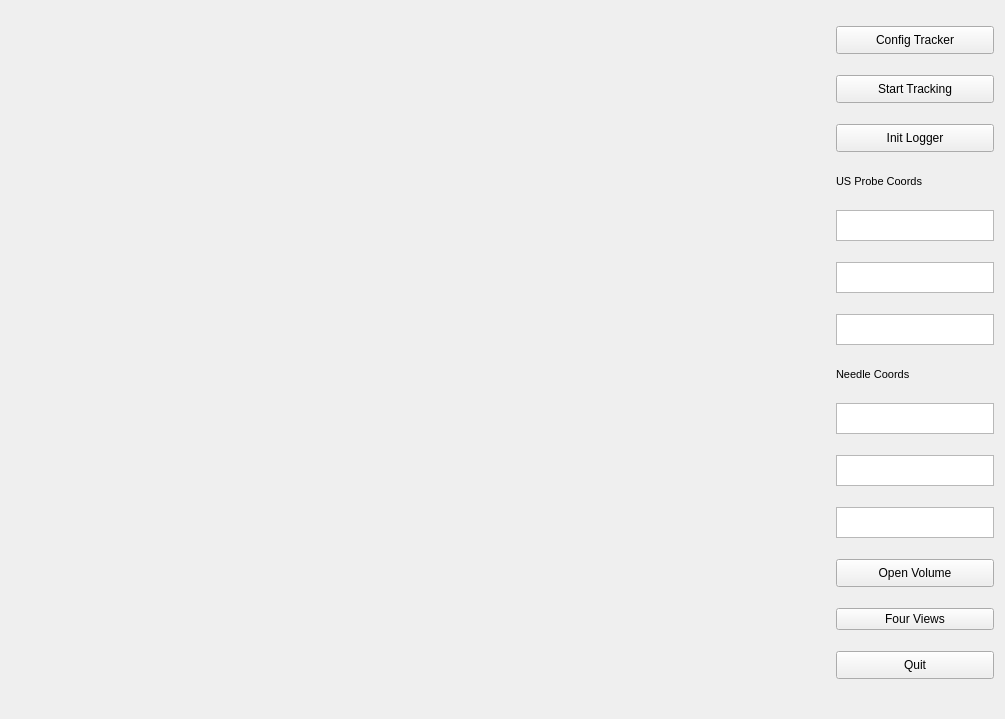
<?xml version="1.0" encoding="UTF-8"?>
<ui version="4.0">
 <class>Scene3DWidget</class>
 <widget class="QWidget" name="Scene3DWidget">
  <property name="geometry">
   <rect>
    <x>0</x>
    <y>0</y>
    <width>1005</width>
    <height>719</height>
   </rect>
  </property>
  <property name="sizePolicy">
   <sizepolicy hsizetype="Preferred" vsizetype="Preferred">
    <horstretch>0</horstretch>
    <verstretch>0</verstretch>
   </sizepolicy>
  </property>
  <property name="windowTitle">
   <string>Scene3DWidget</string>
  </property>
  <layout class="QHBoxLayout" name="horizontalLayout" stretch="90,0">
   <item>
    <widget class="QWidget" name="Display" native="true">
     <property name="sizePolicy">
      <sizepolicy hsizetype="Expanding" vsizetype="Expanding">
       <horstretch>0</horstretch>
       <verstretch>0</verstretch>
      </sizepolicy>
     </property>
    </widget>
   </item>
   <item>
    <layout class="QVBoxLayout" name="verticalLayout">
     <property name="sizeConstraint">
      <enum>QLayout::SetMinAndMaxSize</enum>
     </property>
     <item>
      <widget class="QPushButton" name="configTrackerBtn">
       <property name="maximumSize">
        <size>
         <width>158</width>
         <height>28</height>
        </size>
       </property>
       <property name="text">
        <string>Config Tracker</string>
       </property>
      </widget>
     </item>
     <item>
      <widget class="QPushButton" name="startTrackingBt">
       <property name="maximumSize">
        <size>
         <width>158</width>
         <height>28</height>
        </size>
       </property>
       <property name="text">
        <string>Start Tracking</string>
       </property>
      </widget>
     </item>
     <item>
      <widget class="QPushButton" name="initLoggetBt">
       <property name="maximumSize">
        <size>
         <width>158</width>
         <height>28</height>
        </size>
       </property>
       <property name="text">
        <string>Init Logger</string>
       </property>
      </widget>
     </item>
     <item>
      <widget class="QLabel" name="label">
       <property name="maximumSize">
        <size>
         <width>158</width>
         <height>16</height>
        </size>
       </property>
       <property name="font">
        <font>
         <pointsize>8</pointsize>
        </font>
       </property>
       <property name="text">
        <string>US Probe Coords</string>
       </property>
      </widget>
     </item>
     <item>
      <widget class="QTextEdit" name="usProbeX">
       <property name="minimumSize">
        <size>
         <width>158</width>
         <height>31</height>
        </size>
       </property>
       <property name="maximumSize">
        <size>
         <width>158</width>
         <height>31</height>
        </size>
       </property>
       <property name="font">
        <font>
         <pointsize>10</pointsize>
        </font>
       </property>
      </widget>
     </item>
     <item>
      <widget class="QTextEdit" name="usProbeY">
       <property name="maximumSize">
        <size>
         <width>158</width>
         <height>31</height>
        </size>
       </property>
       <property name="font">
        <font>
         <pointsize>10</pointsize>
        </font>
       </property>
      </widget>
     </item>
     <item>
      <widget class="QTextEdit" name="usProbeZ">
       <property name="maximumSize">
        <size>
         <width>158</width>
         <height>31</height>
        </size>
       </property>
      </widget>
     </item>
     <item>
      <widget class="QLabel" name="label_2">
       <property name="maximumSize">
        <size>
         <width>158</width>
         <height>16</height>
        </size>
       </property>
       <property name="font">
        <font>
         <pointsize>8</pointsize>
        </font>
       </property>
       <property name="text">
        <string>Needle Coords</string>
       </property>
      </widget>
     </item>
     <item>
      <widget class="QTextEdit" name="needleX">
       <property name="minimumSize">
        <size>
         <width>158</width>
         <height>31</height>
        </size>
       </property>
       <property name="maximumSize">
        <size>
         <width>158</width>
         <height>31</height>
        </size>
       </property>
       <property name="font">
        <font>
         <pointsize>10</pointsize>
        </font>
       </property>
      </widget>
     </item>
     <item>
      <widget class="QTextEdit" name="needleY">
       <property name="maximumSize">
        <size>
         <width>158</width>
         <height>31</height>
        </size>
       </property>
       <property name="font">
        <font>
         <pointsize>10</pointsize>
        </font>
       </property>
      </widget>
     </item>
     <item>
      <widget class="QTextEdit" name="needleZ">
       <property name="maximumSize">
        <size>
         <width>158</width>
         <height>31</height>
        </size>
       </property>
       <property name="font">
        <font>
         <pointsize>10</pointsize>
        </font>
       </property>
      </widget>
     </item>
     <item>
      <widget class="QPushButton" name="openVolumeBtn">
       <property name="maximumSize">
        <size>
         <width>158</width>
         <height>28</height>
        </size>
       </property>
       <property name="text">
        <string>Open Volume</string>
       </property>
      </widget>
     </item>
     <item>
      <widget class="QPushButton" name="fourViewsBtn">
       <property name="text">
        <string>Four Views</string>
       </property>
       <property name="checkable">
        <bool>true</bool>
       </property>
      </widget>
     </item>
     <item>
      <widget class="QPushButton" name="quitBt">
       <property name="maximumSize">
        <size>
         <width>158</width>
         <height>28</height>
        </size>
       </property>
       <property name="text">
        <string>Quit</string>
       </property>
      </widget>
     </item>
    </layout>
   </item>
  </layout>
 </widget>
 <layoutdefault spacing="6" margin="11"/>
 <resources/>
 <connections>
  <connection>
   <sender>startTrackingBt</sender>
   <signal>clicked()</signal>
   <receiver>Scene3DWidget</receiver>
   <slot>startTracking()</slot>
   <hints>
    <hint type="sourcelabel">
     <x>992</x>
     <y>102</y>
    </hint>
    <hint type="destinationlabel">
     <x>1004</x>
     <y>104</y>
    </hint>
   </hints>
  </connection>
  <connection>
   <sender>quitBt</sender>
   <signal>clicked()</signal>
   <receiver>Scene3DWidget</receiver>
   <slot>Quit()</slot>
   <hints>
    <hint type="sourcelabel">
     <x>992</x>
     <y>678</y>
    </hint>
    <hint type="destinationlabel">
     <x>1004</x>
     <y>620</y>
    </hint>
   </hints>
  </connection>
  <connection>
   <sender>configTrackerBtn</sender>
   <signal>clicked()</signal>
   <receiver>Scene3DWidget</receiver>
   <slot>configTracker()</slot>
   <hints>
    <hint type="sourcelabel">
     <x>992</x>
     <y>53</y>
    </hint>
    <hint type="destinationlabel">
     <x>1004</x>
     <y>16</y>
    </hint>
   </hints>
  </connection>
  <connection>
   <sender>initLoggetBt</sender>
   <signal>clicked()</signal>
   <receiver>Scene3DWidget</receiver>
   <slot>initLogger()</slot>
   <hints>
    <hint type="sourcelabel">
     <x>992</x>
     <y>151</y>
    </hint>
    <hint type="destinationlabel">
     <x>1004</x>
     <y>192</y>
    </hint>
   </hints>
  </connection>
  <connection>
   <sender>openVolumeBtn</sender>
   <signal>clicked()</signal>
   <receiver>Scene3DWidget</receiver>
   <slot>openVolume()</slot>
   <hints>
    <hint type="sourcelabel">
     <x>992</x>
     <y>586</y>
    </hint>
    <hint type="destinationlabel">
     <x>1004</x>
     <y>591</y>
    </hint>
   </hints>
  </connection>
  <connection>
   <sender>fourViewsBtn</sender>
   <signal>toggled(bool)</signal>
   <receiver>Scene3DWidget</receiver>
   <slot>seeFourViews(bool)</slot>
   <hints>
    <hint type="sourcelabel">
     <x>879</x>
     <y>623</y>
    </hint>
    <hint type="destinationlabel">
     <x>832</x>
     <y>714</y>
    </hint>
   </hints>
  </connection>
 </connections>
 <slots>
  <slot>startTracking()</slot>
  <slot>Quit()</slot>
  <slot>configTracker()</slot>
  <slot>initLogger()</slot>
  <slot>openVolume()</slot>
  <slot>seeFourViews(bool)</slot>
 </slots>
</ui>
